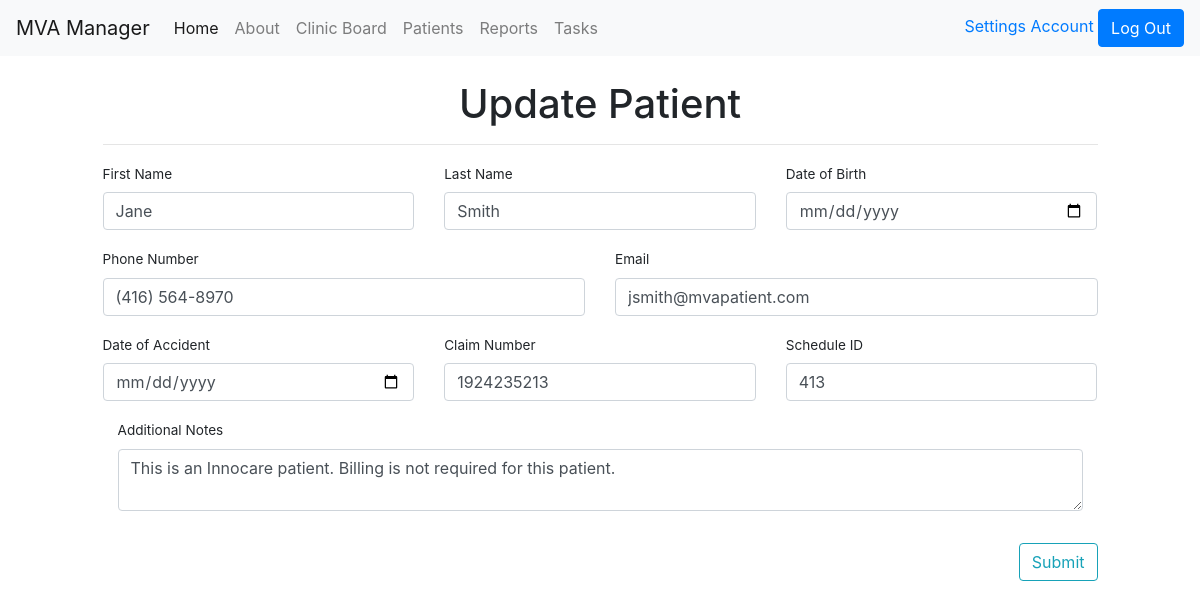
The page /patients/1/update (signed in) on the database its author committed.
### mvaManager/models.py (models this page shows)
class Patient(db.Model):
  id = db.Column(db.Integer, primary_key=True)
  pFirstName = db.Column(db.String(20), nullable=False)
  pLastName = db.Column(db.String(20), nullable=False)
  pPhone = db.Column(db.String(20))
  pEmailAddress = db.Column(db.String(35))
  pDOB = db.Column(db.DateTime)
  pIncidentDate = db.Column(db.DateTime, nullable=False)
  pClaimNumber = db.Column(db.Integer, nullable=False)
  pScheduleID = db.Column(db.Integer, unique=True, nullable=False)
  pNotes = db.Column(db.Text)

### mvaManager/patients/routes.py (the view)
@patients.route('/patients/<int:patient_id>/update', methods=['GET', 'POST'])
@login_required
def updatepatient(patient_id):
  patient = Patient.query.get_or_404(patient_id)
  form = newPatientForm()
  if form.validate_on_submit():
    patient.pFirstName = form.pFirstName.data
    patient.pLastName = form.pLastName.data
    patient.pDOB = form.pDOB.data
    patient.pPhone = form.pPhone.data
    patient.pEmailAddress = form.pEmailAddress.data
    patient.pIncidentDate = form.pIncidentDate.data
    patient.pClaimNumber = form.pClaimNumber.data
    patient.pScheduleID = form.pScheduleID.data
    patient.pNotes = form.pNotes.data
    db.session.commit()
    flash('Patient information has been updated', 'success')
    return redirect( url_for('patients.patient', patient_id=patient.id))
  elif request.method == 'GET':
    form.pFirstName.data = patient.pFirstName
    form.pLastName.data = patient.pLastName
    form.pDOB.data = patient.pDOB
    form.pPhone.data = patient.pPhone
    form.pEmailAddress.data = patient.pEmailAddress
    form.pIncidentDate.data = patient.pIncidentDate
    form.pClaimNumber.data = patient.pClaimNumber
    form.pScheduleID.data = patient.pScheduleID
    form.pNotes.data = patient.pNotes
  return render_template('patients/addpatient.html', title='Update Patient', form=form, legend='Update Patient')

### mvaManager/patients/forms.py
class newPatientForm(FlaskForm):
  pFirstName = StringField('First Name', validators=[DataRequired()], render_kw={"placeholder": "First Name"})
  pLastName = StringField('Last Name', validators=[DataRequired()], render_kw={"placeholder": "Last Name"})
  pDOB = DateField('Date of Birth', validators=[DataRequired()], format='%d-%m-%Y', render_kw={"placeholder": "DD-MM-YYYY"})
  pPhone = StringField('Phone Number', render_kw={"placeholder": "(123) 456-7890"})
  pEmailAddress = StringField('Email', render_kw={"placeholder": "patient@email.com"})
  pIncidentDate = DateField('Date of Accident', validators=[DataRequired()], format='%d-%m-%Y', render_kw={"placeholder": "DD-MM-YYYY"})
  pClaimNumber = IntegerField('Claim Number', validators=[DataRequired()])
  pScheduleID = IntegerField('Schedule ID', validators=[DataRequired()])
  pNotes = TextAreaField('Additional Notes', render_kw={"placeholder": "Additional Patient Notes"})
  submit = SubmitField('Submit')

### mvaManager/models.py (called while the page is built)
@login_manager.user_loader
def load_user(user_id):
  return User.query.get(int(user_id))

### mvaManager/templates/patients/addpatient.html (shortened to what this page needs)
{% extends "layout.html" %}
  {% block content %}
    <br>
    <h1 style="text-align:center"> {{ title }}</h1>
    <hr>
    <div>
      <form method="POST" action="">
        <fieldset class="form-group">
          <div class= "row">
            <div class="col-md-4">
              <div class="form-group">
                {% if form.pFirstName.errors %}
                {{ form.pFirstName(class="form-control is-invalid") }}
                  <div class="invalid-feedback">
                    {% for error in form.pFirstName.errors %}
                    <span>{{ error }}</span>
                    {% endfor %}
                  </div>
              {% else %}
                {{ form.pFirstName.label(style="font-size: 85%") }}
                {{ form.pFirstName(class="form-control") }}
              {% endif %}
              </div>
            </div>
            <div class="col-md-4">
              <div class="form-group">
                {% if form.pLastName.errors %}
                  {{ form.pLastName(class="form-control is-invalid") }}
                  <div class="invalid-feedback">
                    {% for error in form.pLastName.errors %}
                      <span>{{ error }}</span>
                    {% endfor %}
                  </div>
                {% else %}
                  {{ form.pLastName.label(style="font-size: 85%") }}
                  {{ form.pLastName(class="form-control") }}
                {% endif %}
              </div>
            </div>
            <div class="col-md-4">
              <div class="form-group">
                {% if form.pDOB.errors %}
                  {{ form.pDOB.label(style="font-size: 85%")}}
                  {{ form.pDOB(class="form-control is-invalid") }}
                  <div class="invalid-feedback">
                    {% for error in form.pDOB.errors %}
                      <span>{{ error }}</span>
                    {% endfor %}
                  </div>
                {% else %}
                  {{ form.pDOB.label(style="font-size: 85%")}}
                  {{ form.pDOB(class="form-control")}}
                {% endif %}
              </div>
            </div>
          </div>
          <div class="row">
            <div class="col-md-6">
              <div class="form-group">
                {{ form.pPhone.label(style="font-size: 85%") }}
                {{ form.pPhone(class="form-control")}}
              </div>
            </div>
            <div class="col-md-6">
              <div class="form-group">
                {{ form.pEmailAddress.label(style="font-size: 85%") }}
                {{ form.pEmailAddress(class="form-control")}}
              </div>
            </div>
          </div>
          <div class="row">
            <div class="col-md-4">
              <div class="form-group">
                {{ form.pIncidentDate.label(style="font-size: 85%")}}
                {{ form.pIncidentDate(class="form-control") }}
              </div>
            </div>
            <div class="col-md-4">
              <div class="form-group">
                {{ form.pClaimNumber.label(style="font-size: 85%") }}
                {{ form.pClaimNumber(class="form-control") }}
              </div>
            </div>
            <div class="col-md-4">
              <div class="form-group">
                {{ form.pScheduleID.label(style="font-size: 85%") }}
                {{ form.pScheduleID(class="form-control")}}
              </div>
            </div>
          </div>
          <div class="col-md-12">
            <div class="form-group">
              {{ form.pNotes.label(style="font-size: 85%") }}
              {{ form.pNotes(class="form-control") }}
            </div>
          </div>
        </fieldset>
        <div class="text-right">
          <div class="form-group">
            {{ form.submit(class="btn btn-outline-info") }}
          </div>
        </div>
      </form>
    </div>
  {% endblock content %}

### rows shown on the page
Patient: pFirstName "Jane", pLastName "Smith", pPhone "(416) 564-8970", pEmailAddress "jsmith@mvapatient.com", pClaimNumber "1924235213", pScheduleID "413", pNotes "This is an Innocare patient. Billing is not required for this patient."

### other values the page prints
{{ title }} "Update Patient"
